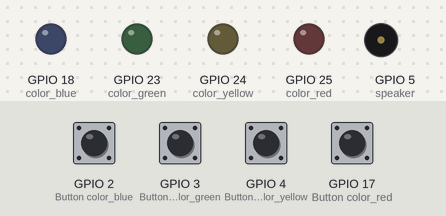
Recording of a program running on a simulated Raspberry Pi (BCM pin numbers). Parts: output pins drawn as LEDs (lit = HIGH), buzzer (waves = sounding). Dashed ring = blinking. The inputs (shaded band) are chosen by the test bench; at power-on: GPIO 2 (Button color_blue), GPIO 3 (Button color_green), GPIO 4 (Button color_yellow), GPIO 17 (Button color_red) HIGH. Random numbers come from a fixed seed.

Above: at 3.4 s.
3.5 s: GPIO 2 (Button color_blue) pulled LOW for 0.15 s
At 5.6 s:
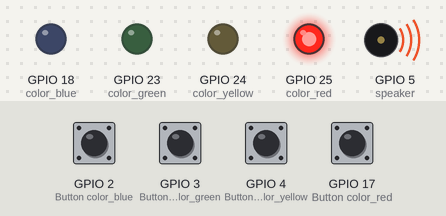
6.5 s: GPIO 17 (Button color_red) pulled LOW for 0.15 s
At 8.1 s:
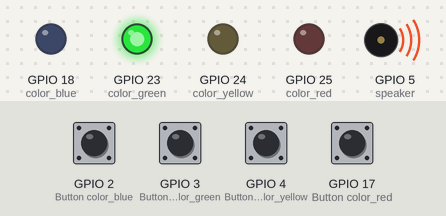
9.6 s: GPIO 17 (Button color_red) pulled LOW for 1 s
At 11.74 s:
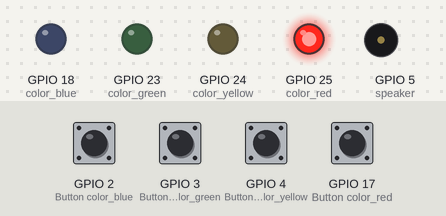
12.6 s: GPIO 3 (Button color_green) pulled LOW for 0.15 s
At 14.8 s:
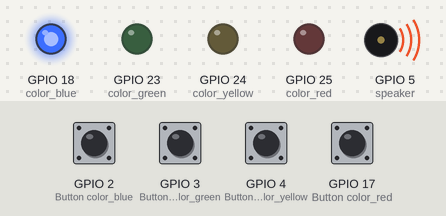
15.7 s: GPIO 3 (Button color_green) pulled LOW for 1 s
At 15.86 s:
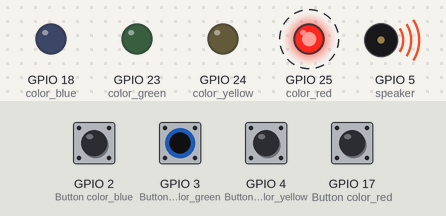
Timing chart, 0 to 19.5 s (numbered marks = the images above; inputs shaded):
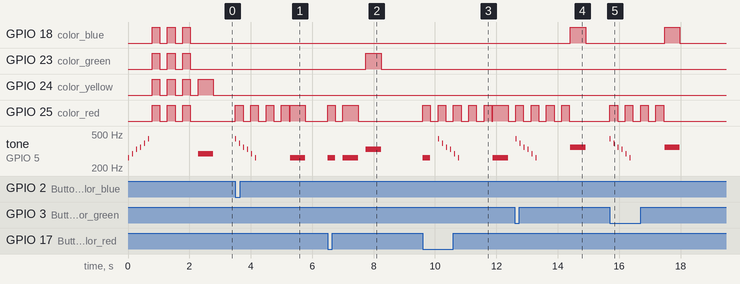

Measured:
- after the input at 3.5 s, GPIO 25 (color_red): goes 3 × (HIGH 0.25 s, LOW 0.25 s), HIGH 0.25 s, LOW 0.03 s, HIGH 0.50 s, then LOW, starting at once; tone on GPIO 5 (speaker): plays 440 Hz for 0.03 s, 392 Hz for 0.03 s, 349 Hz for 0.03 s, 330 Hz for 0.03 s, 294 Hz for 0.03 s, 262 Hz for 0.03 s … (7 notes in this stretch), starting at once
- after the input at 6.5 s, GPIO 23 (color_green): LOW → HIGH after 1.3 s, → LOW 0.50 s later; GPIO 25 (color_red): LOW → HIGH at once, → LOW 0.25 s later, → HIGH 0.25 s later, → LOW 0.50 s later; tone on GPIO 5 (speaker): plays 262 Hz for 0.25 s, 262 Hz for 0.50 s, 330 Hz for 0.50 s, starting at once
- after the input at 9.6 s, GPIO 25 (color_red): goes 4 × (HIGH 0.25 s, LOW 0.25 s), HIGH 0.25 s, LOW 0.03 s, HIGH 0.50 s, then LOW, starting at once; tone on GPIO 5 (speaker): plays 262 Hz for 0.25 s, 440 Hz for 0.03 s, 392 Hz for 0.03 s, 349 Hz for 0.03 s, 330 Hz for 0.03 s, 294 Hz for 0.03 s … (8 notes in this stretch), starting at once
- after the input at 12.6 s, GPIO 18 (color_blue): LOW → HIGH after 1.8 s, → LOW 0.50 s later; GPIO 25 (color_red): alternates HIGH for 0.25 s and LOW for 0.25 s, 8 changes in all, then stays LOW, starting at once
- after the input at 15.7 s, GPIO 18 (color_blue): LOW → HIGH after 1.8 s, → LOW 0.50 s later; GPIO 25 (color_red): alternates HIGH for 0.25 s and LOW for 0.25 s, 8 changes in all, then stays LOW, starting at once
- by itself, GPIO 24 (color_yellow): repeats every 0.50 s: HIGH 0.25 s, LOW 0.25 s
- by itself, tone on GPIO 5 (speaker): plays 262 Hz for 0.03 s, 294 Hz for 0.03 s, 330 Hz for 0.03 s, 349 Hz for 0.03 s, 392 Hz for 0.03 s, 440 Hz for 0.03 s … (7 notes in this stretch)

The program:

colomemory.py
```python
from gpiozero import Button, LED, TonalBuzzer
from gpiozero.tones import Tone
from time import sleep
import random

class Color:
    def __init__(self, led: LED, button: Button, sound: Tone):
        self.led = led
        self.button = button
        self.sound = sound

    def is_on(self):
        return self.button.is_pressed

color_red = Color(LED(25), Button(17), Tone('C4'))
color_yellow = Color(LED(24), Button(4), Tone('D4'))
color_green = Color(LED(23), Button(3), Tone('E4'))
color_blue = Color(LED(18), Button(2), Tone('F4'))
colors = [color_red, color_yellow, color_green, color_blue]

speaker = TonalBuzzer(5)
positive_sound = ["A5", "G5", "A5", "G5"]
negative_sound = ["A4", "G4", "F4", "E4", "D4", "C4"]
bootup_sound = ["C4", "D4", "E4", "F4", "G4", "A4"]

# Round sequence of colors
sequence = []

def lights_on():
    for color in colors:
        color.led.on()

def lights_off():
    for color in colors:
        color.led.off()

def flash_lights():
    for _ in range(3):
        lights_on()
        sleep(0.25)
        lights_off()
        sleep(0.25)

def play_sound(sound):
    for note in sound:
        speaker.play(note)
        sleep(0.03)
        speaker.stop()
        sleep(0.1)

def show_round_results(result: bool):
    light_result = light3 if result else light1
    sound_result = positive_sound if result else negative_sound

    light_result.on()
    play_sound(sound_result)

# Bootup sequence
play_sound(bootup_sound)
flash_lights()

while True:
    # Add a random new color to the sequence
    new_color = random.choice(colors)
    sequence.append(new_color)

    # Play current sequence
    for color in sequence:
        color.led.on()
        speaker.play(color.sound)
        sleep(0.5)
        color.led.off()
        speaker.stop()
        sleep(0.25)

    # Get player's input
    for color_seq in sequence:
        guess = None

        while guess == None:
            for color in colors:
                if color.button.is_pressed:
                    guess = colors.index(color)

        if colors[guess] == color_seq:
            # Guess is right
            color_seq.led.on()
            speaker.play(color_seq.sound)
            sleep(0.25)
            color_seq.led.off()
            speaker.stop()
            sleep(0.25)
        else:
            # Fail
            color_red.led.blink(0.25, 0.25)
            play_sound(negative_sound)
            sleep(1)
            color_red.led.off()

            sequence = []
            break
```
